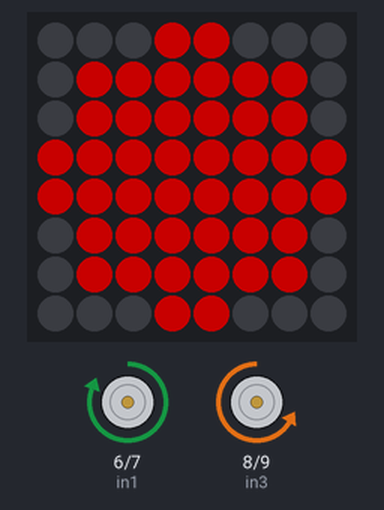
The sketch below on a simulated Arduino Uno, built with avr-gcc and run on an emulated ATmega328P. On the bench: 8×8 RGB LED matrix (first LED top left, wired row by row), motor-driver pin pairs drawn as motors (green arrow = first pin HIGH = forward, orange = second pin HIGH = backward, longer = more drive, scaled by the enable pin). Dim RGB values are drawn brighter than linear.

Above: at 0.1 s.
At 19.2 s:
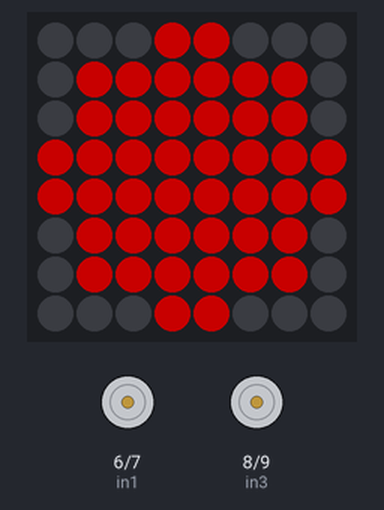
Timing chart, 0 to 20.7 s (numbered marks = the images above):
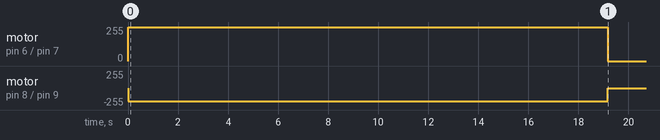

The sketch:

project2.ino
```cpp
/*
Author: Yaxin Lin
Date: 03/07/2025

Description:
This program controls an 8x8 WS2812B LED matrix and a dual-motor system using an L298N motor driver.
The motors move in a circular motion while the LED matrix displays a red circle. The robot will rotate
in a circular path while simultaneously lighting up an 8x8 matrix to visually represent the circle.
After completing one full revolution, the motors stop, but the LED matrix retains the circle display.

Hardware Used:
- Arduino Uno
- WS2812B 8x8 LED Matrix
- L298N Motor Driver
- Two DC Motors

Functionality:
- Controls two DC motors to rotate in a circular pattern
- Displays a red circle on the LED matrix while moving
- Stops the motors automatically after completing a full rotation
- Maintains the LED display even after stopping the motors

Future Improvements:
- add more pattern
- Create animations on the LED matrix while moving
*/


#include <FastLED.h>

// MOTOR1 PINS
int ena = 5;
int in1 = 6;
int in2 = 7;
int in3 = 8;
int in4 = 9;
int enb = 10;

// WS2812B LED Matrix
#define LED_PIN     12   // WS2812B data pin
#define MATRIX_WIDTH  8   // width of matrix
#define MATRIX_HEIGHT 8   // height of matrix
#define NUM_LEDS    (MATRIX_WIDTH * MATRIX_HEIGHT)  // total LED
#define BRIGHTNESS  100  // LED light

CRGB leds[NUM_LEDS];

// 8x8 circle pattern (1=light，0=close)
byte circlePattern[8] = {
  0b00011000,  //    ██
  0b01111110,  //   ████
  0b01111110,  //  ██████
  0b11111111,  // ████████
  0b11111111,  // ████████
  0b01111110,  //  ██████
  0b01111110,  //   ████
  0b00011000   //    ██
};

// Calculate pixel index (convert 8x8 matrix to WS2812B linear index)
int XY(int x, int y) {
  return (y % 2 == 0) ? (y * MATRIX_WIDTH + x) : (y * MATRIX_WIDTH + (MATRIX_WIDTH - 1 - x));
}

void setup() {
  pinMode(ena, OUTPUT);
  pinMode(in1, OUTPUT);
  pinMode(in2, OUTPUT);
  pinMode(enb, OUTPUT);
  pinMode(in3, OUTPUT);
  pinMode(in4, OUTPUT);

  FastLED.addLeds<WS2812, LED_PIN, GRB>(leds, NUM_LEDS);
  FastLED.setBrightness(BRIGHTNESS);
  FastLED.clear();
  FastLED.show();

  drawCircle();
}

void loop() {
  // Execution completes after one full circle; no continuous looping.
}

void turnRight(int speedL, int speedR) {
  analogWrite(ena, speedL);
  analogWrite(enb, speedR);
  digitalWrite(in1, HIGH);
  digitalWrite(in2, LOW);
  digitalWrite(in3, LOW);
  digitalWrite(in4, HIGH);
}

void stopMotors() {
  digitalWrite(in1, LOW);
  digitalWrite(in2, LOW);
  digitalWrite(in3, LOW);
  digitalWrite(in4, LOW);
  analogWrite(ena, 0);
  analogWrite(enb, 0);
}

void drawCircle() {
  for (int i = 0; i < 360; i++) {
    turnRight(255, 200);  // Increase the speed of the left and right motors to increase power
    displayCircleOnLED(); // show LED circle
    delay(50);
  }
  stopMotors();
}

// Draw a red circle on the 8x8 WS2812B LED matrix
void displayCircleOnLED() {
  for (int y = 0; y < MATRIX_HEIGHT; y++) {
    for (int x = 0; x < MATRIX_WIDTH; x++) {
      if (circlePattern[y] & (1 << (7 - x))) {
        leds[XY(x, y)] = CRGB::Red;  // Set to red
      } else {
        leds[XY(x, y)] = CRGB::Black; // close LED
      }
    }
  }
  FastLED.show(); // Reset LED matrix
}
```
